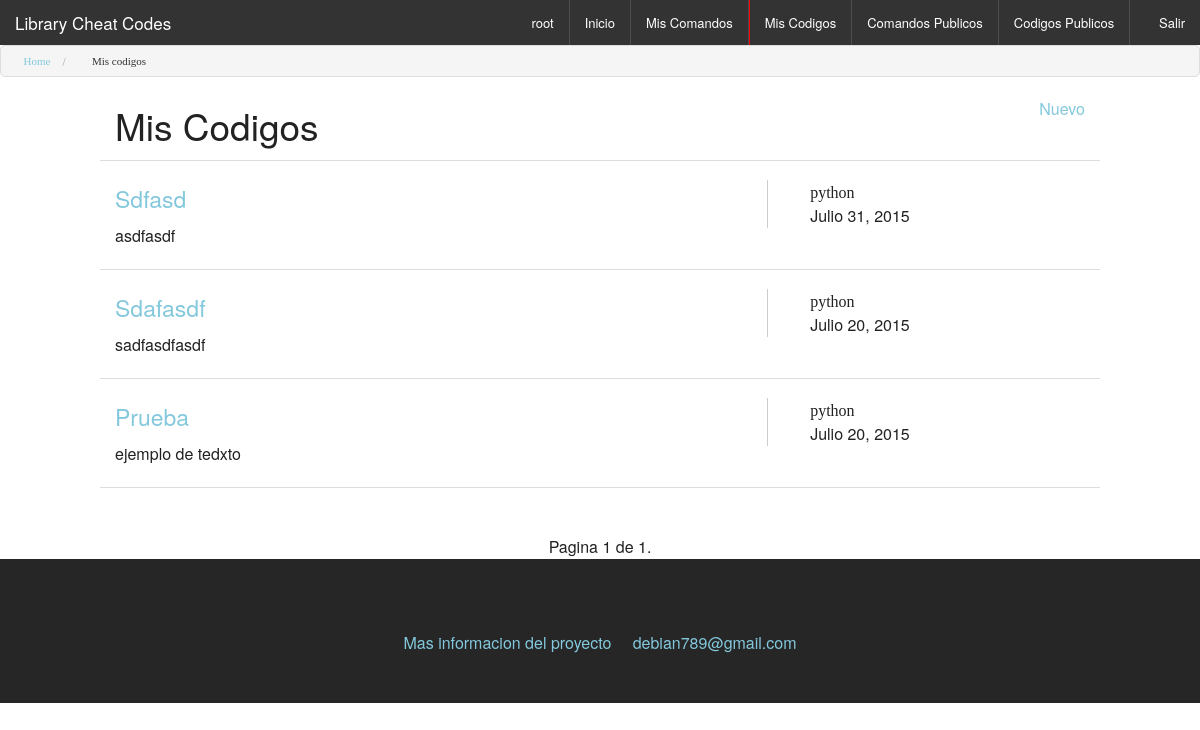
Screenshot of /codigos/ (signed in) with the database file from the repository.
### codigos/models.py (models this page shows, shortened)
class mdl_codigos(models.Model):
	titulo 		 = models.CharField(max_length=500)
	descripcion  = models.TextField(blank=True)
	links    	 = models.URLField(max_length=300,blank=True)
	lenguaje     = models.ForeignKey(mdl_lenguaje,blank=False)
	archivo      = models.FileField(upload_to='archivoCodigos/',null=True,blank=True)
	codigo 		 = models.TextField()
	usuario      = models.ForeignKey(User)
	favorito     = models.BooleanField(default=False,blank=False)
	fechaIngreso = models.DateField(auto_now = True)
	estado       = models.BooleanField(default = False)
	class Meta:
		verbose_name = ('Codigo')
		verbose_name_plural = ('Codigos')

### elementos_comunes/models.py (models this page shows)
class mdl_lenguaje(models.Model):
	nombre = models.CharField(max_length = 300)
	class Meta:
		verbose_name = ('Lenguaje')
		verbose_name_plural = ('Lenguajes')
	def __unicode__(self):
		return self.nombre

### codigos/views.py (the view)
# urls.py: url(r'^codigos/$','view_codigos', name = 'codigos'),
@login_required
def view_codigos(request):
	if request.method == 'POST':
		formularioBusqueda = frm_codigos_busqueda(request.POST)
		if formularioBusqueda.is_valid():
			usuario = User.objects.select_related().get(id=request.user.id)
			codigos = mdl_codigos.objects.select_related().filter(usuario=usuario).order_by('-id')
			if formularioBusqueda.cleaned_data['busqueda']:
				codigos = codigos.filter( Q(titulo__icontains=formularioBusqueda.cleaned_data['busqueda']) | Q(descripcion__icontains=formularioBusqueda.cleaned_data['busqueda']) )
			else:
				pass
			if formularioBusqueda.cleaned_data['lenguaje']  :
				codigos = codigos.filter(lenguaje=formularioBusqueda.cleaned_data['lenguaje'])
			else:
				pass
			if formularioBusqueda.cleaned_data['adjunto']:
				codigos = codigos.filter(archivo__isnull=False).exclude(archivo__exact='')
				print "busqueda por adjunto "
			else:
				pass
			paginator = Paginator(codigos,20)
			page = request.POST.get('page')
			try:
				contacts = paginator.page(page)
			except PageNotAnInteger:
				contacts = paginator.page(1)
			except EmptyPage:
				contacts = paginator.page(paginator.num_pages)
			porFormulario=True
			contexto = {"codigos":contacts,"formularioBusqueda":formularioBusqueda,"porFormulario":porFormulario}
		else:
			usuario = User.objects.select_related().get(id=request.user.id)
			codigos = mdl_codigos.objects.select_related().filter(usuario=usuario).order_by('-id')
			formularioBusqueda = frm_codigos_busqueda()
			paginator = Paginator(codigos,20)
			page = request.POST.get('page')
			try:
				contacts = paginator.page(page)
			except PageNotAnInteger:
				contacts = paginator.page(1)
			except EmptyPage:
				contacts = paginator.page(paginator.num_pages)
			porFormulario=True
			contexto = {"codigos":contacts,"formularioBusqueda":formularioBusqueda,"porFormulario":porFormulario}
		return render(request,"codigos.html",contexto)
	else:
		usuario = User.objects.select_related().get(id=request.user.id)
		codigos = mdl_codigos.objects.select_related().filter(usuario=usuario).order_by('-id')
		formularioBusqueda = frm_codigos_busqueda()
		paginator = Paginator(codigos,20)
		page = request.GET.get('page')
		try:
			contacts = paginator.page(page)
		except PageNotAnInteger:
			contacts = paginator.page(1)
		except EmptyPage:
			contacts = paginator.page(paginator.num_pages)
		contexto = {"codigos":contacts,"formularioBusqueda":formularioBusqueda}
		return render(request,"codigos.html",contexto)

### principal/context_processors.py (called while the page is built)
def googleAnalytics(request):
    try:
        data = GoogleAnalytics_mdl.objects.all()
    except GoogleAnalytics_mdl.DoesNotExist:
        return {'AU':'','siteWeb':''}
    return {'googleAnalytics':data}

def menu(request):
    menu = {'menu': [
        {'name': 'Inicio ', 'url':reverse('inicio_sesion')},
        {'name': 'Mis Comandos ', 'url':reverse('comandos')},
        {'name': 'Mis Codigos ', 'url': reverse('codigos')},
        {'name': 'Comandos Publicos ', 'url':reverse('comandos_publicos')},
        {'name': 'Codigos Publicos', 'url': reverse('codigos_publicos')},
    ]}
    for item in menu['menu']:
        if request.path == item['url']:
            item['active'] = True
    return menu

def menu_publico(request):
    menu = {'menu_publico': [
        {'name': 'Comandos ', 'url':reverse('comandos_publicos')},
        {'name': 'Codigos ', 'url': reverse('codigos_publicos')},
    ]}
    for item in menu['menu_publico']:
        if request.path == item['url']:
            item['active'] = True
    return menu

### codigos/templates/codigos.html (shortened to what this page needs)
{% extends "base.html" %}
{% block contenido %}
<ul class="breadcrumbs">
 	<li><a href="{% url 'inicio' %} " class="icon-home3">Home</a></li>
	<li class="current">	<a href="{% url 'codigos' %}" class="activado icon-embed2"> Mis codigos  </a>  </li>
</ul>
<article class="resultadoBusqueda">
<div class="row">
	<div class="large-8 column"><h2>Mis Codigos</h2></div>
	<div class="large-4 column text-right">
		<a href="{% url 'agregar_codigo'%}" class="opcionNuevo"  data-reveal-id="modalAdministracion" data-reveal >
		 <span class="icon-file-text2"></span> Nuevo</a>
	</div>
	<hr>
	{% if codigos %}
	<div id="itemCollection" class="large-12">
		{% for codigo in codigos %}
			<div class=" "  >
					<div class="large-8 column">
						<h4>
							<a href="{% url 'detalle_codigo' codigo.id  %}">{{ codigo.titulo|truncatechars:140|capfirst }}</a>
						</h4>
						<p >{{ codigo.descripcion|truncatechars:140 }}  </p>
					</div>
					<div class="large-4 column"  style="border-left:1px solid #ccc  ">
						<div class="large-6 small-6 column"> <span class="icon-leaf">{{codigo.lenguaje }}</span></div>
						<div class="large-1 small-1 column">
							<a href="{% url 'editar_codigo' codigo.id %}" class=" icon-pencil2 opcionEditar" data-reveal-id="modalAdministracion" data-reveal ></a>
						</div>
						<div class="large-1 small-1 column">
							{% if codigo.archivo %}
								<a href="{{MEDIA_URL}}/{{codigo.archivo}} " class=" icon-attachment " target="blank"></a>
							{% else %}
								<span class="icon-attachment"></span>
							{% endif %}
						</div>
						<div class="large-1 small-1 column"><a href="{% url 'codigo_pdf' codigo.id %}" class="icon-file-text">	</a></div>
						<div class="large-1 small-1 column">
							<a href="{% url 'eliminar_codigo' codigo.id %}" class=" icon-bin2" ></a>
						</div>
						<br>
						<div class="large-12 small-12 column"> <span class="icon-calendar"></span>{{codigo.fechaIngreso }}</div>
					</div>
			</div>
			<hr>
		{% endfor %}
	</div>
	</div>
	{% if not porFormulario %}
	<div class="text-center">
	<br>
	<br>
		<span class="step-links">
			<span class="current">
				Pagina {{ codigos.number }} de {{ codigos.paginator.num_pages }}.
			</span>
		</span>
	</div>
	{% endif %}
	{% endif %}
</article>
{% endblock %}

### templates/base.html (shortened to what this page needs)
{% load static from staticfiles %}
<!doctype html>
<html lang="es">
<head>
	<link rel="stylesheet" href="{% static "foundation/css/foundation.min.css"%}"/>
	<link rel="stylesheet" href="{% static "icomoon/style.css"%}"/>
	<link rel="stylesheet" href="{% static "highlight/styles/androidstudio.css"  %}">
</head>
<body>
	<header>
		<nav class="top-bar" data-topbar="">
			<ul class="title-area">
 				<li class="name"><h1><a href="{% url 'inicio' %}">Library Cheat Codes</a></h1></li>
			</ul>
			<section class="top-bar-section">
 				<ul class="right">
					{% if user.is_authenticated %}
						<li><a href=""> <span class="icon-user"></span> {{ user}} </a></li>
					{% endif %}
					{% include 'menu.html'%}
					{% if user.is_authenticated %}
						<li><a href="{% url 'salir' %}" ><span class="icon-exit"></span> Salir</a></li>
					{% endif %}
				</ul>
			</section>
		</nav>
	</header>
	<section class="contenido">
		{% block contenido%}{% endblock%}
	</section>
	<footer style="background:#262626;" class="text-center">
		<br>
		<br>
		<br>
		<a href="https://github.com/debian789/librarycheatcodes" target="_black">Mas informacion del proyecto <span class=" icon-github3"></span> <span> debian789@gmail.com</span></a>
		<br>
		<br>
		<br>
	</footer>
</body>
</html>

### templates/menu.html (shortened to what this page needs)
{% if user.is_authenticated %}
	{% for item in menu%}
		<li  {% if item.active%} style="border-left: 1px solid red "{% endif %} ><a href="{{ item.url }}">
			{{ item.name }}
		</a></li>
	{% endfor %}
{% endif %}

### principal/static/icomoon/style.css (style rules this page uses)
[class^="icon-"], [class*=" icon-"] { font-family: 'icomoon'; speak: none; font-style: normal; font-weight: normal; font-variant: normal; text-transform: none; line-height: 1; -webkit-font-smoothing: antialiased; -moz-osx-font-smoothing: grayscale; }
.icon-home3:before { content: "\e902"; }
.icon-pencil2:before { content: "\e906"; }
.icon-file-text:before { content: "\e922"; }
.icon-file-text2:before { content: "\e926"; }
.icon-calendar:before { content: "\e953"; }
.icon-user:before { content: "\e971"; }
.icon-leaf:before { content: "\e9a4"; }
.icon-bin2:before { content: "\e9ad"; }
.icon-attachment:before { content: "\e9cd"; }
.icon-exit:before { content: "\ea14"; }
.icon-embed2:before { content: "\ea80"; }
.icon-github3:before { content: "\eab3"; }

### rows the page displays
mdl_codigos: titulo "Sdfasd", descripcion "asdfasdf", lenguaje "python", fechaIngreso "Julio 31, 2015"
mdl_codigos: titulo "Sdafasdf", descripcion "sadfasdfasdf", lenguaje "python", fechaIngreso "Julio 20, 2015"
mdl_codigos: titulo "Prueba", descripcion "ejemplo de tedxto", lenguaje "python", fechaIngreso "Julio 20, 2015"

### other values shown
{{ user }} "root"
{{ item.name }} "Inicio" "Mis Comandos" "Mis Codigos" "Comandos Publicos" "Codigos Publicos"
{{ codigos.number }} "1"
{{ codigos.paginator.num_pages }} "1"
